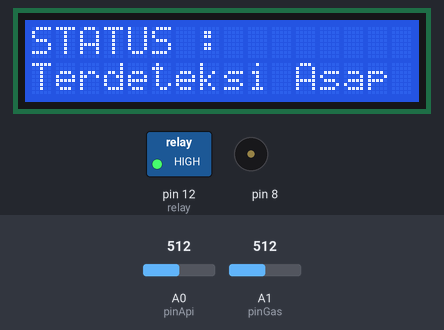
The sketch below on a simulated Arduino Uno, built with avr-gcc and run on an emulated ATmega328P. Parts: 16×2 character LCD, switched loads named in the sketch (green lamp = pin HIGH), buzzer (waves = sounding). The inputs (shaded band) are chosen by the test bench; at power-on: A0 (pinApi) = 512, A1 (pinGas) = 512. The modem accepts every AT command (registered, SIM ready, sends succeed) and sends nothing else; what the sketch prints to the serial monitor is not drawn.

Above: at 1.2 s.
1.3 s: A0 (pinApi) set to 306
At 2.7 s:
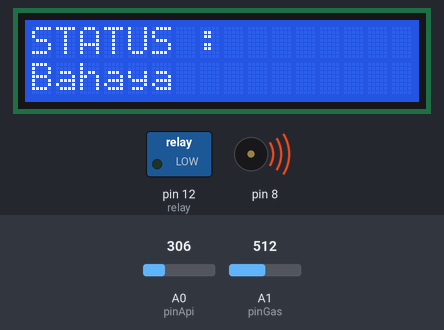
4.8 s: A1 (pinGas) set to 170
At 5.9 s:
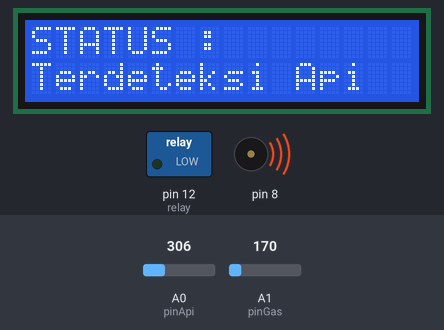
8.6 s: A0 (pinApi) set to 511
At 10.7 s:
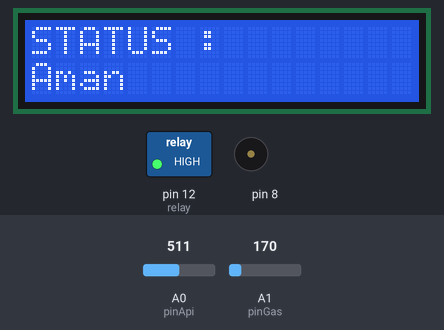
11.1 s: A0 (pinApi) set to 260
At 11.35 s:
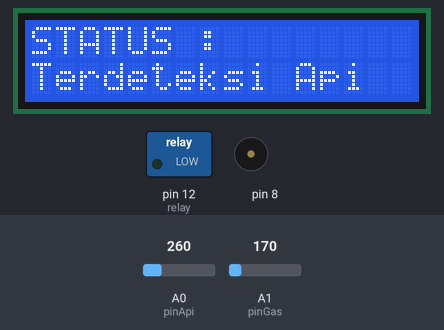
14.9 s: A1 (pinGas) set to 280
At 15.6 s:
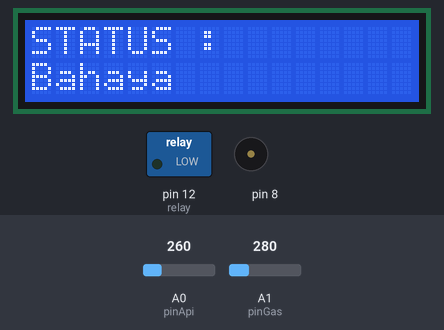
Timing chart, 0 to 19.7 s (numbered marks = the images above; inputs shaded):
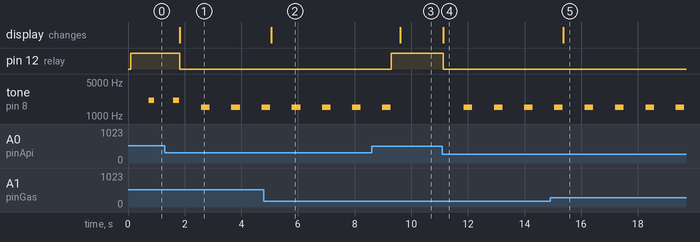

The sketch:

New_kombinasi_sensor.ino
```cpp
//===== LCD ========
//LiquidCrystal lcd(18, 13, 22, 21, 20, 19);
#include <Wire.h>
#include <LCD.h>
#include <LiquidCrystal_I2C.h>
#include <SoftwareSerial.h>
#include <String.h>
#define I2C_ADDR 0x3F     // Jika 0x3F tidak mau coba gunakan 0x27 atau 0x20
#define BACKLIGHT_PIN     3
#define En_pin  2
#define Rw_pin  1
#define Rs_pin  0
#define D4_pin  4
#define D5_pin  5
#define D6_pin  6
#define D7_pin  7
LiquidCrystal_I2C  lcd(I2C_ADDR,En_pin,Rw_pin,Rs_pin,D4_pin,D5_pin,D6_pin,D7_pin);
SoftwareSerial SIM800L(2,3);

int relay = 12;
int pinApi = A0;
int pinGas = A1;
int buzzer = 8;
int sensorGasTres = 200;
int sensorApiTres = 400;
String textForSMS;

float sinVal;
int toneVal;

void setup()
{
  lcd.begin (16,2);
  // Nyalakan lampu backlight
  lcd.setBacklightPin(BACKLIGHT_PIN,POSITIVE);
  lcd.setBacklight(HIGH);

  pinMode (relay, OUTPUT);
  pinMode (pinApi, INPUT);
  pinMode (pinGas, INPUT);
  pinMode(8, OUTPUT);
  SIM800L.begin(9600);
  Serial.begin(9600);
}

 void SendTextMessage(String message)
 {
 SIM800L.write("AT+CMGF=1\r\n");
  delay(100);
  SIM800L.write("AT+CMGS=\"0812345678\"\r\n");
  delay(100);
  SIM800L.println(message);
  delay(100);
  SIM800L.write((char)26);
  delay(100);
  SIM800L.println();
 }


void loop()
{
 int sensorApi = analogRead(pinApi);
  Serial.print("Kadar Api: ");
  Serial.println (sensorApi);

 int sensorGas = analogRead(pinGas);
  Serial.print("Kadar Gas: ");
  Serial.println(sensorGas);

  sensorApi= analogRead (pinApi);
  if ((sensorApi < sensorApiTres) && (sensorGas > sensorGasTres ))
  {
   lcd.clear();
   lcd.setCursor(0, 0);
   lcd.print("STATUS :");
   lcd.setCursor(0, 1);
   lcd.print("Bahaya");
   Serial.println("Bahaya");
   digitalWrite(12, LOW);
   textForSMS = "Bahaya!!! Terdeteksi Api dan Asap";
   textForSMS = textForSMS;
   SendTextMessage(textForSMS);
    //Mengeluarkan Bunyi Alarm dari Buzzer
    for (int x=0; x<270; x++){
    sinVal = (sin(x*(3.1412/270)));
    toneVal = 1000+(int (sinVal*500));
    tone(8, toneVal);
    delay (2);
  }
  }

 if ((sensorApi < sensorApiTres) && (sensorGas < sensorGasTres))
  {
   lcd.clear();
   lcd.setCursor(0, 0);
   lcd.print("STATUS :");
   lcd.setCursor(0, 1);
   lcd.print("Terdeteksi Api");
   Serial.println("Terdeteksi Api");
  digitalWrite(12, LOW);
  textForSMS = "Terdeteksi Api";
  textForSMS = textForSMS;
  SendTextMessage(textForSMS);
    //Mengeluarkan Bunyi Alarm dari Buzzer
    for (int x=0; x<270; x++){
    sinVal = (sin(x*(3.1412/270)));
    toneVal = 1000+(int (sinVal*500));
    tone(8, toneVal);
    delay (2);
 }
 }

  if ((sensorApi > sensorApiTres) && (sensorGas > sensorGasTres))
  {
   lcd.clear();
   lcd.setCursor(0, 0);
   lcd.print("STATUS :");
   lcd.setCursor(0, 1);
   lcd.print("Terdeteksi Asap");
    Serial.println("Terdeteksi Asap");
   digitalWrite(12, HIGH);
   textForSMS = "Terdeteksi Asap";
   textForSMS = textForSMS;
   SendTextMessage(textForSMS);
    //Mengeluarkan Bunyi Alarm dari Buzzer
    for (int x=0; x<180; x++){
    sinVal = (sin(x*(3.1412/180)));
    toneVal = 2000+(int (sinVal*100));
    tone(8, toneVal);
    delay (2);
  }
  }

  if ((sensorApi > sensorApiTres) && (sensorGas < sensorGasTres))
  {
   lcd.clear();
   lcd.setCursor(0, 0);
   lcd.print("STATUS :");
   lcd.setCursor(0, 1);
   lcd.print("Aman");
    Serial.println("Aman");
     digitalWrite(12, HIGH);
    noTone(8);
  }
  else
  {
    noTone(8);
  }
}
```

Measured:
- after the input at 1.3 s, pin 12 (relay): HIGH → LOW after 0.52 s; the display: changes after 0.52 s (image 1)
- after the input at 4.8 s, the display: changes after 0.25 s (image 2)
- after the input at 8.6 s, pin 12 (relay): LOW → HIGH after 0.69 s; tone on pin 8: goes on until 9.3 s, then stays silent; the display: changes after 1.0 s (image 3)
- after the input at 11.1 s, pin 12 (relay): HIGH → LOW at once; tone on pin 8: alternates 1499 Hz for 0.30 s and silent for 0.76 s, starting after 0.76 s; the display: changes at once (image 4)
- after the input at 14.9 s, the display: changes after 0.47 s (image 5)
- by itself, tone on pin 8: alternates 1499 Hz for 0.30 s and silent for 0.76 s
